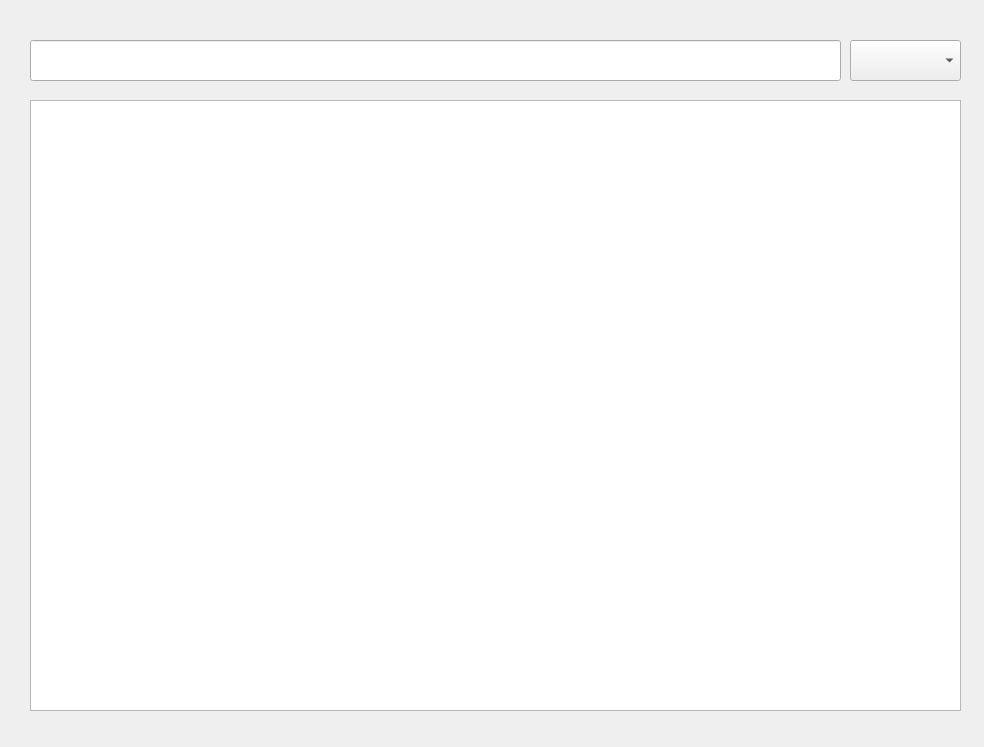
<?xml version="1.0" encoding="UTF-8"?>
<ui version="4.0">
 <class>ticket_history</class>
 <widget class="QDialog" name="ticket_history">
  <property name="geometry">
   <rect>
    <x>0</x>
    <y>0</y>
    <width>984</width>
    <height>747</height>
   </rect>
  </property>
  <property name="windowTitle">
   <string>Dialog</string>
  </property>
  <widget class="QLineEdit" name="searchLineEdit">
   <property name="geometry">
    <rect>
     <x>30</x>
     <y>40</y>
     <width>811</width>
     <height>41</height>
    </rect>
   </property>
   <property name="styleSheet">
    <string notr="true"/>
   </property>
  </widget>
  <widget class="QTableWidget" name="ticket_tableWidget">
   <property name="geometry">
    <rect>
     <x>30</x>
     <y>100</y>
     <width>931</width>
     <height>611</height>
    </rect>
   </property>
  </widget>
  <widget class="QComboBox" name="ticket_comboBox">
   <property name="geometry">
    <rect>
     <x>850</x>
     <y>40</y>
     <width>111</width>
     <height>41</height>
    </rect>
   </property>
  </widget>
 </widget>
 <resources/>
 <connections/>
</ui>
